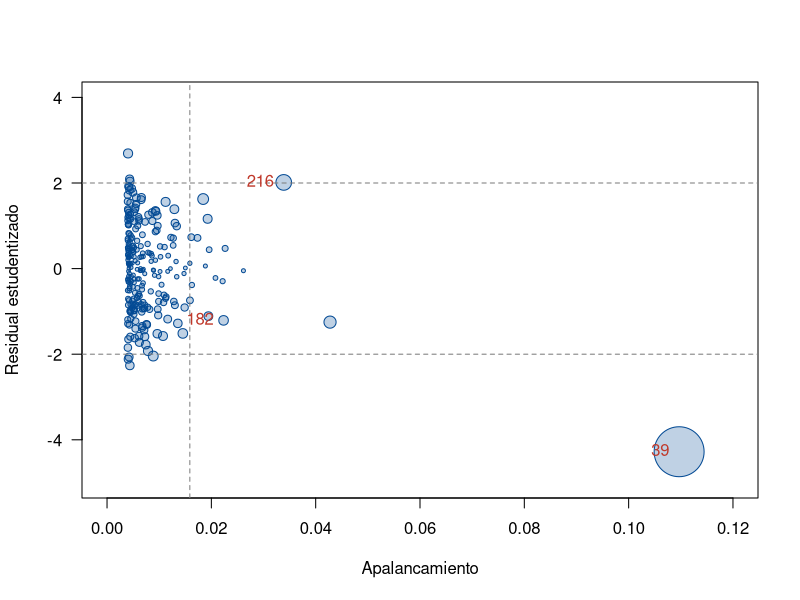

This chart was generated by the following R code:
## ---- chunk 1
knitr::opts_chunk$set(echo = TRUE, message = FALSE, warning = FALSE, comment = NA, collapse = FALSE)
options(scipen = 999)
## ---- chunk 2
grasa <- read.csv("data/grasa.csv")
modelo <- lm(grasa ~ abdomen, data = grasa)
n <- nrow(grasa)
p <- 2   # número de coeficientes: intercepto y pendiente
## ---- chunk 3
h <- hatvalues(modelo)
2 * p / n                              # umbral
sort(h, decreasing = TRUE)[1:5]        # los cinco mayores
## ---- chunk 4
rs <- rstudent(modelo)
sort(abs(rs), decreasing = TRUE)[1:5]
## ---- chunk 5
valor_p <- 2 * pt(-abs(rs[39]), df = n - p - 1)
c(valor_p = valor_p, bonferroni = min(1, n * valor_p))
## ---- chunk 6
medidas <- data.frame(id = grasa$id, abdomen = grasa$abdomen, grasa = grasa$grasa,
                      h = h, rstudent = rs, cook = cooks.distance(modelo),
                      dfbetas_pend = dfbetas(modelo)[, 2])
medidas <- medidas[order(medidas$cook, decreasing = TRUE), ]
round(head(medidas, 5), 3)
c(cook = 4 / n, dfbetas = 2 / sqrt(n))
## ---- chunk 7
summary(influence.measures(modelo))
## ---- chunk 8
plot(h, rs, cex = 0.5 + 6 * sqrt(cooks.distance(modelo)), pch = 21,
     bg = "#034A9440", col = "#034A94", las = 1, xlim = c(0, 0.12), ylim = c(-5, 4),
     xlab = "Apalancamiento", ylab = "Residual estudentizado")
abline(h = c(-2, 2), lty = 2, col = "gray50")
abline(v = 2 * p / n, lty = 2, col = "gray50")
destacar <- c(39, 182, 216)
text(h[destacar], rs[destacar], labels = destacar, pos = 2, col = "#C0392B")
## ---- chunk 9
ajuste <- function(datos) {
  m <- lm(grasa ~ abdomen, data = datos)
  c(intercepto = coef(m)[[1]], pendiente = coef(m)[[2]], sigma = sigma(m),
    r2 = summary(m)$r.squared)
}
round(rbind(todas = ajuste(grasa),
            sin_182 = ajuste(grasa[grasa$id != 182, ]),
            sin_39 = ajuste(grasa[grasa$id != 39, ]),
            sin_39_ni_182 = ajuste(grasa[!grasa$id %in% c(39, 182), ])), 3)
## ---- chunk 10
set.seed(2026)
base <- grasa[sample(setdiff(grasa$id, c(39, 182)), 20), c("abdomen", "grasa")]
datos_js <- paste0("[", paste0("[", base$abdomen, ",", base$grasa, "]", collapse = ","), "]")
knitr::asis_output(paste0("<script>var INF_DATOS = ", datos_js, ";</script>"))
## ---- chunk 11
x <- grasa$abdomen
h39 <- 1 / n + (x[39] - mean(x))^2 / sum((x - mean(x))^2)
r39 <- rstandard(modelo)[39]
c(h = h39, cook = r39^2 / p * h39 / (1 - h39))
c(h = hatvalues(modelo)[39], cook = cooks.distance(modelo)[39])
## ---- chunk 12
modelo_pecho <- lm(grasa ~ pecho, data = grasa)
sort(cooks.distance(modelo_pecho), decreasing = TRUE)[1:3]
c(con = coef(modelo_pecho)[2],
  sin = coef(lm(grasa ~ pecho, data = grasa[grasa$id != 39, ]))[2])
## ---- chunk 13
copia <- grasa
copia$abdomen[copia$id == 100] <- 190
m_copia <- lm(grasa ~ abdomen, data = copia)
c(abdomen_real = grasa$abdomen[100], grasa = grasa$grasa[100])
cooks.distance(m_copia)[100]
coef(m_copia)[2]
